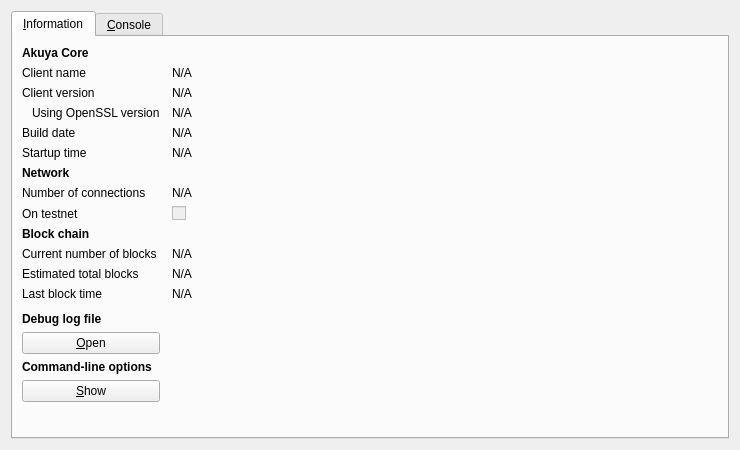
<?xml version="1.0" encoding="UTF-8"?>
<ui version="4.0">
 <class>RPCConsole</class>
 <widget class="QDialog" name="RPCConsole">
  <property name="geometry">
   <rect>
    <x>0</x>
    <y>0</y>
    <width>740</width>
    <height>450</height>
   </rect>
  </property>
  <property name="windowTitle">
   <string>Akuya - Debug window</string>
  </property>
  <layout class="QVBoxLayout" name="verticalLayout_2">
   <item>
    <widget class="QTabWidget" name="tabWidget">
     <property name="currentIndex">
      <number>0</number>
     </property>
     <widget class="QWidget" name="tab_info">
      <attribute name="title">
       <string>&amp;Information</string>
      </attribute>
      <layout class="QGridLayout" name="gridLayout" columnstretch="0,1">
       <property name="horizontalSpacing">
        <number>12</number>
       </property>
       <item row="0" column="0">
        <widget class="QLabel" name="label_9">
         <property name="font">
          <font>
           <weight>75</weight>
           <bold>true</bold>
          </font>
         </property>
         <property name="text">
          <string>Akuya Core</string>
         </property>
        </widget>
       </item>
       <item row="1" column="0">
        <widget class="QLabel" name="label_5">
         <property name="text">
          <string>Client name</string>
         </property>
        </widget>
       </item>
       <item row="1" column="1">
        <widget class="QLabel" name="clientName">
         <property name="cursor">
          <cursorShape>IBeamCursor</cursorShape>
         </property>
         <property name="text">
          <string>N/A</string>
         </property>
         <property name="textFormat">
          <enum>Qt::PlainText</enum>
         </property>
         <property name="textInteractionFlags">
          <set>Qt::LinksAccessibleByMouse|Qt::TextSelectableByKeyboard|Qt::TextSelectableByMouse</set>
         </property>
        </widget>
       </item>
       <item row="2" column="0">
        <widget class="QLabel" name="label_6">
         <property name="text">
          <string>Client version</string>
         </property>
        </widget>
       </item>
       <item row="2" column="1">
        <widget class="QLabel" name="clientVersion">
         <property name="cursor">
          <cursorShape>IBeamCursor</cursorShape>
         </property>
         <property name="text">
          <string>N/A</string>
         </property>
         <property name="textFormat">
          <enum>Qt::PlainText</enum>
         </property>
         <property name="textInteractionFlags">
          <set>Qt::LinksAccessibleByMouse|Qt::TextSelectableByKeyboard|Qt::TextSelectableByMouse</set>
         </property>
        </widget>
       </item>
       <item row="3" column="0">
        <widget class="QLabel" name="label_14">
         <property name="text">
          <string>Using OpenSSL version</string>
         </property>
         <property name="indent">
          <number>10</number>
         </property>
        </widget>
       </item>
       <item row="3" column="1">
        <widget class="QLabel" name="openSSLVersion">
         <property name="cursor">
          <cursorShape>IBeamCursor</cursorShape>
         </property>
         <property name="text">
          <string>N/A</string>
         </property>
         <property name="textFormat">
          <enum>Qt::PlainText</enum>
         </property>
         <property name="textInteractionFlags">
          <set>Qt::LinksAccessibleByMouse|Qt::TextSelectableByKeyboard|Qt::TextSelectableByMouse</set>
         </property>
        </widget>
       </item>
       <item row="4" column="0">
        <widget class="QLabel" name="label_12">
         <property name="text">
          <string>Build date</string>
         </property>
        </widget>
       </item>
       <item row="4" column="1">
        <widget class="QLabel" name="buildDate">
         <property name="cursor">
          <cursorShape>IBeamCursor</cursorShape>
         </property>
         <property name="text">
          <string>N/A</string>
         </property>
         <property name="textFormat">
          <enum>Qt::PlainText</enum>
         </property>
         <property name="textInteractionFlags">
          <set>Qt::LinksAccessibleByMouse|Qt::TextSelectableByKeyboard|Qt::TextSelectableByMouse</set>
         </property>
        </widget>
       </item>
       <item row="5" column="0">
        <widget class="QLabel" name="label_13">
         <property name="text">
          <string>Startup time</string>
         </property>
        </widget>
       </item>
       <item row="5" column="1">
        <widget class="QLabel" name="startupTime">
         <property name="cursor">
          <cursorShape>IBeamCursor</cursorShape>
         </property>
         <property name="text">
          <string>N/A</string>
         </property>
         <property name="textFormat">
          <enum>Qt::PlainText</enum>
         </property>
         <property name="textInteractionFlags">
          <set>Qt::LinksAccessibleByMouse|Qt::TextSelectableByKeyboard|Qt::TextSelectableByMouse</set>
         </property>
        </widget>
       </item>
       <item row="6" column="0">
        <widget class="QLabel" name="label_11">
         <property name="font">
          <font>
           <weight>75</weight>
           <bold>true</bold>
          </font>
         </property>
         <property name="text">
          <string>Network</string>
         </property>
        </widget>
       </item>
       <item row="7" column="0">
        <widget class="QLabel" name="label_7">
         <property name="text">
          <string>Number of connections</string>
         </property>
        </widget>
       </item>
       <item row="7" column="1">
        <widget class="QLabel" name="numberOfConnections">
         <property name="cursor">
          <cursorShape>IBeamCursor</cursorShape>
         </property>
         <property name="text">
          <string>N/A</string>
         </property>
         <property name="textFormat">
          <enum>Qt::PlainText</enum>
         </property>
         <property name="textInteractionFlags">
          <set>Qt::LinksAccessibleByMouse|Qt::TextSelectableByKeyboard|Qt::TextSelectableByMouse</set>
         </property>
        </widget>
       </item>
       <item row="8" column="0">
        <widget class="QLabel" name="label_8">
         <property name="text">
          <string>On testnet</string>
         </property>
        </widget>
       </item>
       <item row="8" column="1">
        <widget class="QCheckBox" name="isTestNet">
         <property name="enabled">
          <bool>false</bool>
         </property>
         <property name="text">
          <string/>
         </property>
        </widget>
       </item>
       <item row="9" column="0">
        <widget class="QLabel" name="label_10">
         <property name="font">
          <font>
           <weight>75</weight>
           <bold>true</bold>
          </font>
         </property>
         <property name="text">
          <string>Block chain</string>
         </property>
        </widget>
       </item>
       <item row="10" column="0">
        <widget class="QLabel" name="label_3">
         <property name="text">
          <string>Current number of blocks</string>
         </property>
        </widget>
       </item>
       <item row="10" column="1">
        <widget class="QLabel" name="numberOfBlocks">
         <property name="cursor">
          <cursorShape>IBeamCursor</cursorShape>
         </property>
         <property name="text">
          <string>N/A</string>
         </property>
         <property name="textFormat">
          <enum>Qt::PlainText</enum>
         </property>
         <property name="textInteractionFlags">
          <set>Qt::LinksAccessibleByMouse|Qt::TextSelectableByKeyboard|Qt::TextSelectableByMouse</set>
         </property>
        </widget>
       </item>
       <item row="11" column="0">
        <widget class="QLabel" name="label_4">
         <property name="text">
          <string>Estimated total blocks</string>
         </property>
        </widget>
       </item>
       <item row="11" column="1">
        <widget class="QLabel" name="totalBlocks">
         <property name="cursor">
          <cursorShape>IBeamCursor</cursorShape>
         </property>
         <property name="text">
          <string>N/A</string>
         </property>
         <property name="textFormat">
          <enum>Qt::PlainText</enum>
         </property>
         <property name="textInteractionFlags">
          <set>Qt::LinksAccessibleByMouse|Qt::TextSelectableByKeyboard|Qt::TextSelectableByMouse</set>
         </property>
        </widget>
       </item>
       <item row="12" column="0">
        <widget class="QLabel" name="label_2">
         <property name="text">
          <string>Last block time</string>
         </property>
        </widget>
       </item>
       <item row="12" column="1">
        <widget class="QLabel" name="lastBlockTime">
         <property name="cursor">
          <cursorShape>IBeamCursor</cursorShape>
         </property>
         <property name="text">
          <string>N/A</string>
         </property>
         <property name="textFormat">
          <enum>Qt::PlainText</enum>
         </property>
         <property name="textInteractionFlags">
          <set>Qt::LinksAccessibleByMouse|Qt::TextSelectableByKeyboard|Qt::TextSelectableByMouse</set>
         </property>
        </widget>
       </item>
       <item row="13" column="0">
        <spacer name="verticalSpacer_2">
         <property name="orientation">
          <enum>Qt::Vertical</enum>
         </property>
         <property name="sizeHint" stdset="0">
          <size>
           <width>20</width>
           <height>20</height>
          </size>
         </property>
        </spacer>
       </item>
       <item row="14" column="0">
        <widget class="QLabel" name="labelDebugLogfile">
         <property name="font">
          <font>
           <weight>75</weight>
           <bold>true</bold>
          </font>
         </property>
         <property name="text">
          <string>Debug log file</string>
         </property>
        </widget>
       </item>
       <item row="15" column="0">
        <widget class="QPushButton" name="openDebugLogfileButton">
         <property name="toolTip">
          <string>Open the Akuya debug log file from the current data directory. This can take a few seconds for large log files.</string>
         </property>
         <property name="text">
          <string>&amp;Open</string>
         </property>
         <property name="autoDefault">
          <bool>false</bool>
         </property>
        </widget>
       </item>
       <item row="16" column="0">
        <widget class="QLabel" name="labelCLOptions">
         <property name="font">
          <font>
           <weight>75</weight>
           <bold>true</bold>
          </font>
         </property>
         <property name="text">
          <string>Command-line options</string>
         </property>
        </widget>
       </item>
       <item row="17" column="0">
        <widget class="QPushButton" name="showCLOptionsButton">
         <property name="toolTip">
          <string>Show the Akuya-Qt help message to get a list with possible Akuya command-line options.</string>
         </property>
         <property name="text">
          <string>&amp;Show</string>
         </property>
         <property name="autoDefault">
          <bool>false</bool>
         </property>
        </widget>
       </item>
       <item row="18" column="0">
        <spacer name="verticalSpacer">
         <property name="orientation">
          <enum>Qt::Vertical</enum>
         </property>
         <property name="sizeHint" stdset="0">
          <size>
           <width>20</width>
           <height>40</height>
          </size>
         </property>
        </spacer>
       </item>
      </layout>
     </widget>
     <widget class="QWidget" name="tab_console">
      <attribute name="title">
       <string>&amp;Console</string>
      </attribute>
      <layout class="QVBoxLayout" name="verticalLayout_3">
       <property name="spacing">
        <number>3</number>
       </property>
       <item>
        <widget class="QTextEdit" name="messagesWidget">
         <property name="minimumSize">
          <size>
           <width>0</width>
           <height>100</height>
          </size>
         </property>
         <property name="readOnly">
          <bool>true</bool>
         </property>
         <property name="tabKeyNavigation" stdset="0">
          <bool>false</bool>
         </property>
         <property name="columnCount" stdset="0">
          <number>2</number>
         </property>
        </widget>
       </item>
       <item>
        <layout class="QHBoxLayout" name="horizontalLayout">
         <property name="spacing">
          <number>3</number>
         </property>
         <item>
          <widget class="QLabel" name="label">
           <property name="text">
            <string notr="true">&gt;</string>
           </property>
          </widget>
         </item>
         <item>
          <widget class="QLineEdit" name="lineEdit"/>
         </item>
         <item>
          <widget class="QPushButton" name="clearButton">
           <property name="maximumSize">
            <size>
             <width>24</width>
             <height>24</height>
            </size>
           </property>
           <property name="toolTip">
            <string>Clear console</string>
           </property>
           <property name="text">
            <string/>
           </property>
           <property name="icon">
            <iconset resource="../bitcoin.qrc">
             <normaloff>:/icons/remove</normaloff>:/icons/remove</iconset>
           </property>
           <property name="shortcut">
            <string notr="true">Ctrl+L</string>
           </property>
           <property name="autoDefault">
            <bool>false</bool>
           </property>
          </widget>
         </item>
        </layout>
       </item>
      </layout>
     </widget>
    </widget>
   </item>
  </layout>
 </widget>
 <resources>
  <include location="../bitcoin.qrc"/>
 </resources>
 <connections/>
</ui>
